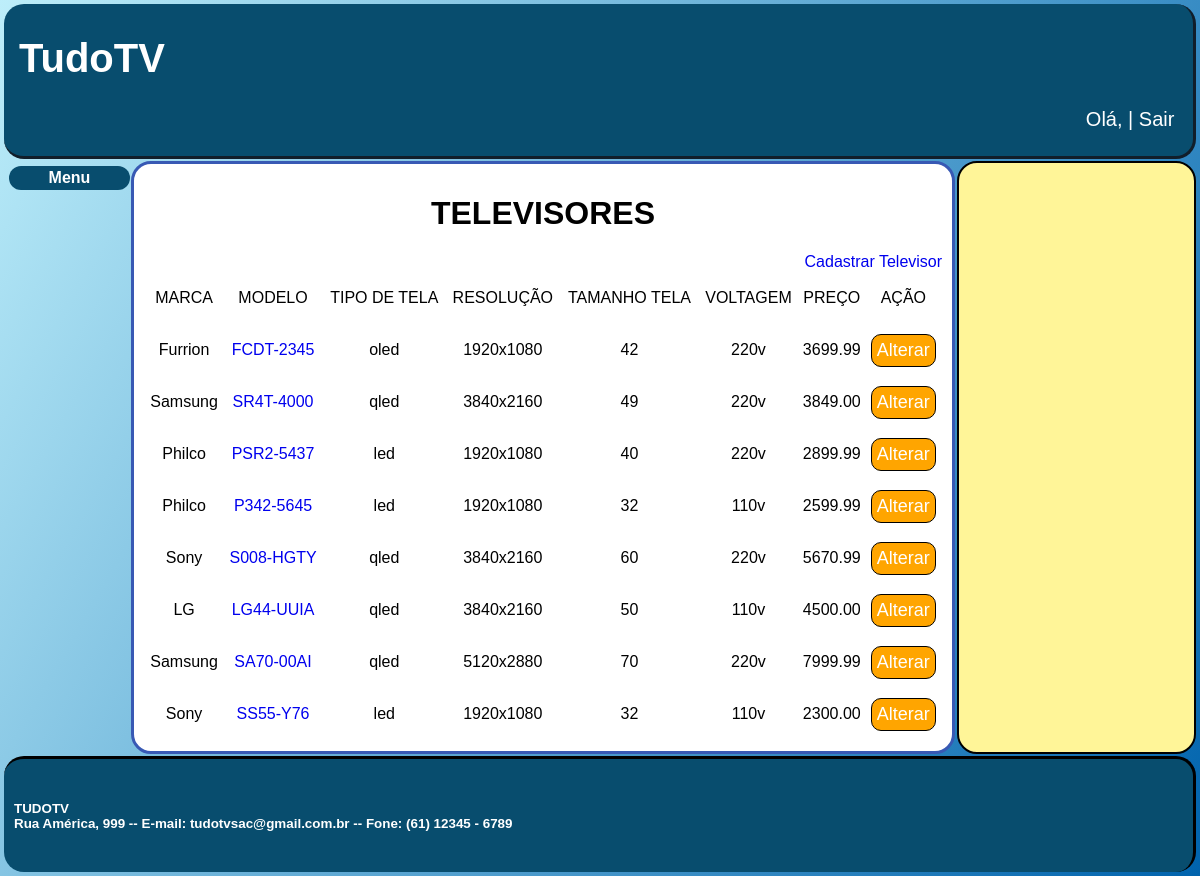
Screenshot of /listaProduto.php with the database file from the repository.
### tables this page shows
CREATE TABLE `televisor` (
  `id_tv` int(11) NOT NULL,
  `marca_tv` varchar(45) NOT NULL,
  `modelo_tv` varchar(45) NOT NULL,
  `tipo_tela_tv` varchar(45) NOT NULL,
  `resolucao_tv` varchar(45) NOT NULL,
  `preco_tv` decimal(10,2) NOT NULL,
  `foto_tv` varchar(100) NOT NULL,
  `fila_compra_tv` varchar(1) NOT NULL DEFAULT 'n',
  `venda_id_venda` int(11) DEFAULT NULL,
  `tamanho_tela_tv` varchar(45) NOT NULL,
  `entradas_tv` varchar(45) NOT NULL,
  `voltagem_tv` varchar(45) NOT NULL,
  `sistema_operacional_tv` varchar(45) NOT NULL,
  `processador_tv` varchar(45) NOT NULL
);

### listaProduto.php (the view, shortened to what this page needs)
<!DOCTYPE html>
<html lang="pt-br">
    <head>
        <link rel="stylesheet" href="style.css">
    </head>
    <body>
        <div class="cabecalho">
            <div class="conteudoCabecalho">
                <h1>TudoTV</h1>
                <p align="right"> Olá, <?php include 'validaLogin.php'; ?><a class="sair" href="logout.php"> | Sair </a></p>
            </div>
        </div>
        <div class="menu">
                <div class="conteudoMenu">
                    <div class="tituloMenu">
                        <b>Menu</b>
                    </div>
                </div>
        </div>
        <div class="conteudo">
            <div class="conteudoEspecifico">
               	<h1> TELEVISORES </h1>
                    <a align="right" href="cadastraProduto.php">
                        Cadastrar Televisor
                    </a>
                <?php
                $conectar = mysqli_connect("localhost", "root", "", "lojatv");
                $sql_pesquisar = "SELECT id_tv, marca_tv,
                     modelo_tv, preco_tv, tipo_tela_tv, resolucao_tv, tamanho_tela_tv, voltagem_tv FROM televisor";
                $sql_resultado = mysqli_query($conectar, $sql_pesquisar);
                ?>
                <table width="100%">
                    <tr height="50px">
                        <td>
                            MARCA
                        </td>
                        <td>
                            MODELO
                        </td>
                        <td>
                            TIPO DE TELA
                        </td>
                        <td>
                            RESOLUÇÃO
                        </td>
                        <td>
                            TAMANHO TELA
                        </td>
                        <td>
                            VOLTAGEM
                        </td>
                        <td>
                            PREÇO
                        </td>
                        <td>
                            AÇÃO
                        </td>
                    </tr>
                    <?php
                    while ($registro = mysqli_fetch_row($sql_resultado)) {
                        ?>
                        <tr height="50px">
                            <td>
                                <?php echo $registro[1]; ?>
                            </td>
                            <td>
                                <a href="exibeProduto.php?codigo=<?php echo $registro[0]; ?>">
                                    <?php echo $registro[2]; ?>
                                </a>
                            </td>
                            <td>
                                <?php echo $registro[4]; ?>
                            </td>
                            <td>
                                <?php echo $registro[5]; ?>
                            </td>
                            <td>
                                <?php echo $registro[6]; ?>
                            </td>
                            <td>
                                <?php echo $registro[7]; ?>
                            </td>
                            <td>
                                <?php echo $registro[3]; ?>
                            </td>
                            <td>
                                <a href="alteraProduto.php?codigo=<?php echo $registro[0]; ?>">
                                    <input class="botaoAlterar" type="button" value="Alterar">
                                </a>
                            </td>
                        </tr>
                    <?php
                    }
                    ?>
                </table>
            </div>
    </div>
    <div class="lado">
    </div>
    <div class="rodape">
        <div class="conteudoRodape">
            <?php include 'rodapeGlobal.php' ?>
        </div>
    </div>
</body>
</html>

### style.css (style rules this page uses)
body { font-family: Arial, sans-serif; display: flex; flex-wrap: wrap; margin: 3px; flex: 1 1 100vw; background-image: linear-gradient(120deg, #bdeefa, #0063ad); background-attachment: fixed; }
.cabecalho { padding: 5px; font-size: 20px; margin: 1px; display: flex; flex: 1 1 100vw; background-color: #084d6e; border: 3px solid #111e2a; border-top: none; border-left: none; border-radius: 20px; }
.conteudoCabecalho { width: 98%; padding-left: 10px; color: white; }
.menu { padding: 5px; display: flex; border-radius: 20px; margin: 1px; flex: 1 1 100px; }
.conteudoMenu { width: 100%; height: 100%; display: flex; flex-direction: column; text-align: center; }
.tituloMenu { border-radius: 20px; width: 100%; display: flex; flex-direction: column; text-align: center; padding: 3px; background-color: #084d6e; color: #ffffff; font-weight: bold; }
.conteudo { padding: 10px; display: flex; border-radius: 20px; margin: 1px; flex: 20 1 500px; border: 3px solid rgb(56, 89, 180); background: #ffffff; height: auto; }
.lado { padding: 10px; display: flex; flex-direction: column; border-radius: 20px; border: 2px solid #000000; background-color: rgb(255, 245, 152); margin: 1px; flex: 1 1 200px; }
.rodape { padding: 10px; font-size: 20px; margin: 1px; display: flex; flex: 1 1 100vw; background-color: #084d6e; border: 3px solid #000000; border-bottom: none; border-left: none; border-radius: 20px; color: white; }
.conteudoEspecifico { width: 100%; height: 100%; display: flex; flex-direction: column; text-align: center; }
.conteudoRodape { width: 100%; height: 100%; }
a { text-decoration: none; }
.sair { text-decoration: none; color: white; }
.botaoAlterar { padding: 5px; border-radius: 10px; border: 1px solid black; background-color: orange; font-size: large; color: white; }

### rows the page displays
televisor: marca_tv "Furrion", modelo_tv "FCDT-2345", tipo_tela_tv "oled", resolucao_tv "1920x1080", tamanho_tela_tv "42", voltagem_tv "220v", preco_tv "3699.99"
televisor: marca_tv "Samsung", modelo_tv "SR4T-4000", tipo_tela_tv "qled", resolucao_tv "3840x2160", tamanho_tela_tv "49", voltagem_tv "220v", preco_tv "3849.00"
televisor: marca_tv "Philco", modelo_tv "PSR2-5437", tipo_tela_tv "led", resolucao_tv "1920x1080", tamanho_tela_tv "40", voltagem_tv "220v", preco_tv "2899.99"
televisor: marca_tv "Philco", modelo_tv "P342-5645", tipo_tela_tv "led", resolucao_tv "1920x1080", tamanho_tela_tv "32", voltagem_tv "110v", preco_tv "2599.99"
televisor: marca_tv "Sony", modelo_tv "S008-HGTY", tipo_tela_tv "qled", resolucao_tv "3840x2160", tamanho_tela_tv "60", voltagem_tv "220v", preco_tv "5670.99"
televisor: marca_tv "LG", modelo_tv "LG44-UUIA", tipo_tela_tv "qled", resolucao_tv "3840x2160", tamanho_tela_tv "50", voltagem_tv "110v", preco_tv "4500.00"
televisor: marca_tv "Samsung", modelo_tv "SA70-00AI", tipo_tela_tv "qled", resolucao_tv "5120x2880", tamanho_tela_tv "70", voltagem_tv "220v", preco_tv "7999.99"
televisor: marca_tv "Sony", modelo_tv "SS55-Y76", tipo_tela_tv "led", resolucao_tv "1920x1080", tamanho_tela_tv "32", voltagem_tv "110v", preco_tv "2300.00"
